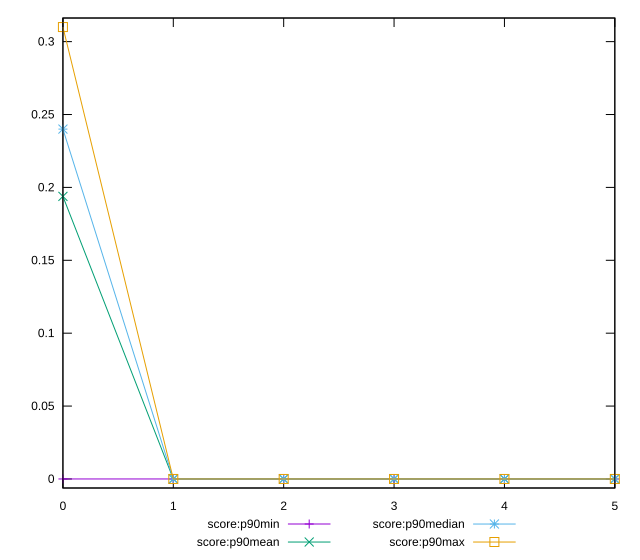

Write the gnuplot code that produced this figure.
reset

$scoreP90Min <<EOF
0 0
1 0
2 0
3 0
4 0
5 0
EOF

$scoreP90Mean <<EOF
0 0.19384615384615372
1 0
2 0
3 0
4 0
5 0
EOF

$scoreP90Median <<EOF
0 0.24
1 0
2 0
3 0
4 0
5 0
EOF

$scoreP90Max <<EOF
0 0.31
1 0
2 0
3 0
4 0
5 0
EOF

set key outside below
set xrange [0:5]
set yrange [-0.0062:0.3162]
set trange [-0.0062:0.3162]
set terminal svg size 640, 560 enhanced background rgb 'white'
set output "reprap/uses-text-compression/progression/score.svg"

plot $scoreP90Min title "score:p90min" with linespoints, \
     $scoreP90Mean title "score:p90mean" with linespoints, \
     $scoreP90Median title "score:p90median" with linespoints, \
     $scoreP90Max title "score:p90max" with linespoints

reset
